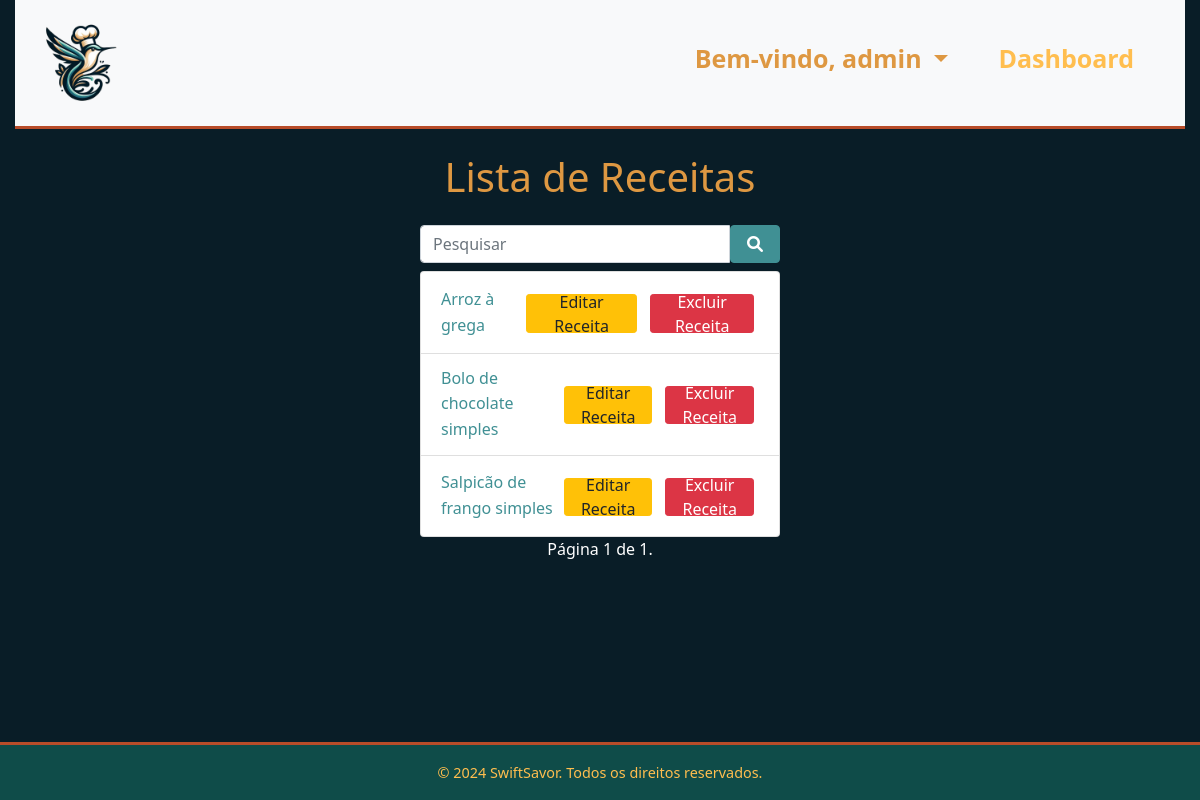
Screenshot of /recipes/ (signed in) with the database file from the repository.
### recipes/models.py (models this page shows, shortened)
class Receita(models.Model):
    nome = models.CharField(max_length=200)
    ingredientes = models.ManyToManyField(Ingrediente)
    instruções = models.TextField()
    usuario = models.ForeignKey(User, on_delete=models.SET_NULL, null=True, blank=True)
    data_cadastro = models.DateField(auto_now_add=False, default=timezone.now)
    aprovada = models.BooleanField(default=False)

### recipes/views.py (the view)
# urls.py: path('', views.lista_receitas, name='lista_receitas'),
@login_required
def lista_receitas(request):
    form_pesquisa = PesquisaReceitaForm(request.GET)
    receitas = Receita.objects.filter(aprovada=True)
    if form_pesquisa.is_valid():
        termo_pesquisa = form_pesquisa.cleaned_data['pesquisa']
        receitas = receitas.filter(nome__icontains=termo_pesquisa)
    receitas = receitas.order_by('nome')
    if request.user.is_authenticated:
        receitas_favoritas_ids = list(
            ReceitaFavorita.objects.filter(usuario=request.user).values_list('receita__id', flat=True)
        )
    else:
        receitas_favoritas_ids = []
    paginator = Paginator(receitas, 10)
    page = request.GET.get('page')
    try:
        receitas = paginator.page(page)
    except PageNotAnInteger:
        receitas = paginator.page(1)
    except EmptyPage:
        receitas = paginator.page(paginator.num_pages)
    return render(request, 'recipes/lista_receitas.html', {'receitas': receitas, 'form_pesquisa': form_pesquisa, 'receitas_favoritas_ids': receitas_favoritas_ids})

### recipes/forms.py
class PesquisaReceitaForm(forms.Form):
    pesquisa = forms.CharField(max_length=100, required=False, label='Pesquisar')

### recipes/templates/recipes/lista_receitas.html (shortened to what this page needs)
{% extends 'main/base.html' %}
{% block content %}
<div class="container-fluid mt-4">
    <div class="row justify-content-center">
        <div class="col-lg-4">
            <h1 class="mb-4 text-center">Lista de Receitas</h1>
            <form method="get" action="{% url 'lista_receitas' %}" class="form-group-listar">
                <div class="input-group d-flex">
                    <input type="text" name="pesquisa" id="id_pesquisa" class="form-control" placeholder="Pesquisar" aria-label="Pesquisar" aria-describedby="botao-pesquisar">
                    <button type="submit" class="btn btn-primary btn-pesquisar" id="botao-pesquisar">
                        <i class="fas fa-search"></i>
                    </button>
                </div>
            </form>
            <ul class="list-group listagem-receitas">
                {% for receita in receitas %}
                    <li class="list-group-item">
                        <div class="recipe-info">
                            <a href="{% url 'detalhes_receita' receita.id %}">{{ receita.nome }}</a>
                        </div>
                        {% if user.is_authenticated and user.is_staff %}
                            <div class="admin-actions">
                                <a href="{% url 'editar_receita' receita.id %}" class="btn btn-warning btn-sm" aria-label="Editar Receita">Editar Receita</a>
                                <form method="post" action="{% url 'excluir_receita' receita.id %}" class="d-inline">
                                    <button type="submit" class="btn btn-danger btn-sm ml-2" aria-label="Excluir Receita">Excluir Receita</button>
                                </form>
                            </div>
                        {% endif %}
                    </li>
                {% endfor %}
            </ul>
                <div class="card pagination-card">
                    <div class="card-body">
                        <nav aria-label="Navegação de páginas" class="pagination justify-content-center">
                            <ul class="pagination-list">
                                <li class="page-item">
                                    <span class="current">Página {{ receitas.number }} de {{ receitas.paginator.num_pages }}.</span>
                                </li>
                            </ul>
                        </nav>
                    </div>
                </div>
        </div>
    </div>
</div>
{% endblock %}

### main/templates/main/base.html (shortened to what this page needs)
{% load static %}
<!DOCTYPE html>
<html lang="pt-BR">
<head>
    <link rel="stylesheet" href="https://stackpath.bootstrapcdn.com/bootstrap/4.3.1/css/bootstrap.min.css">
    <link rel="stylesheet" href="{% static 'main/css/styles.css' %}">
    <link rel="stylesheet" href="https://cdnjs.cloudflare.com/ajax/libs/font-awesome/5.15.3/css/all.min.css">
    <link rel="stylesheet" href="https://cdnjs.cloudflare.com/ajax/libs/font-awesome/6.0.0/css/all.min.css" />
</head>
<body>
    <div class="container-fluid">
        <nav class="navbar navbar-expand-lg navbar-light bg-light">
            <a href="{% url 'index' %}" class="navbar-brand">
                <img src="{% static 'main/logo.png' %}" alt="SwiftSavor Logo" height="100">
            </a>
            <div class="collapse navbar-collapse justify-content-end" id="navbarNav">
                <ul class="navbar-nav">
                    {% if user.is_authenticated %}
                        <li class="nav-item dropdown">
                            <a class="nav-link dropdown-toggle px3" href="#" id="navbarDropdownUsuario" role="button" data-toggle="dropdown" aria-haspopup="true" aria-expanded="false">
                                Bem-vindo, {{ user.username }}
                            </a>
                        </li>
                        {% if user.is_staff %}
                            <li class="nav-item">
                                <a class="nav-link px3" href="{% url 'admin_dashboard' %}">Dashboard</a>
                            </li>
                        {% endif %}
                    {% endif %}
                </ul>
            </div>
        </nav>
        {% block content %}{% endblock %}
    </div>
    <footer class="footer mt-auto py-3">
        <div class="container-fluid">
            <p class="mb-0 w-100 text-center">&copy; 2024 SwiftSavor. Todos os direitos reservados.</p>
        </div>
    </footer>
</body>
</html>

### main/static/main/css/styles.css (style rules this page uses)
* { margin: 0; padding: 0; box-sizing: border-box; }
body { background-color: #091d27; color: #ffffff; font-family: 'Segoe UI', Tahoma, Geneva, Verdana, sans-serif; font-size: 1rem; line-height: 1.6; min-height: 100vh; display: flex; flex-direction: column; }
a { color: #409094; text-decoration: none; }
.footer { background-color: #0f4c49; color: #ffbe4f; padding: 10px 0; text-align: center; border-top: 3px solid #b84c29; font-size: 0.9rem; }
.navbar { background-color: #409094; border-bottom: 3px solid #b84c29; min-height: 80px; width: 100%; display: flex; justify-content: space-between; align-items: center; }
.navbar .navbar-brand, .navbar .nav-link, .navbar .dropdown-item, .navbar .nav-item.dropdown > .nav-link { color: #de9842; transition: color 0.3s ease-in-out; }
.navbar-nav { align-items: center; display: flex; line-height: 20px; margin-top: auto; margin-bottom: auto; flex-wrap: wrap; }
.navbar-nav > .nav-item { margin-right: 20px; margin-bottom: 10px; }
.navbar .nav-link.px3 { color: #ffbe4f; font-weight: bold; font-size: 25px; text-decoration: none; padding: 0 15px; transition: color 0.3s ease-in-out; }
h1, h2, h3, h4, h5, h6 { color: #de9842; line-height: 1.2; }
.btn { font-size: 1rem; padding: 0.5rem 1rem; height: 2.4rem; text-align: center; display: flex; justify-content: center; align-items: center; margin-bottom: 0.5rem; }
.btn.btn-danger { margin-right: 0.5rem; }
.listagem-receitas .admin-actions { margin-top: 10px; }
.btn-pesquisar, .btn-favoritos { background-color: #409094; border-color: #409094; }
.listagem-receitas .admin-actions .btn { margin-right: 5px; }
.listagem-receitas .list-group-item { position: relative; display: flex; justify-content: space-between; align-items: center; }
.listagem-receitas .list-group-item .recipe-info { flex-grow: 1; }
.listagem-receitas .list-group-item .admin-actions { display: flex; align-items: center; }
.listagem-receitas .list-group-item .admin-actions .btn { margin-left: 5px; }
.list-group-item { display: flex; justify-content: space-between; align-items: center; }
.pagination-card { max-width: 300px; margin: 0 auto; border: none; background-color: transparent; }
.pagination-card .card-body { padding: 0; }
.pagination-card .pagination-list { list-style: none; padding: 0; margin: 0; display: flex; justify-content: space-between; }
.pagination-card .pagination-list .page-item { margin-right: 5px; }
.pagination-card .pagination-list .page-item:last-child { margin-right: 0; flex-grow: 1; }

### rows the page displays
Receita: nome "Arroz à grega"
Receita: nome "Bolo de chocolate simples"
Receita: nome "Salpicão de frango simples"

### other values shown
{{ user.username }} "admin"
{{ receitas.number }} "1"
{{ receitas.paginator.num_pages }} "1"
